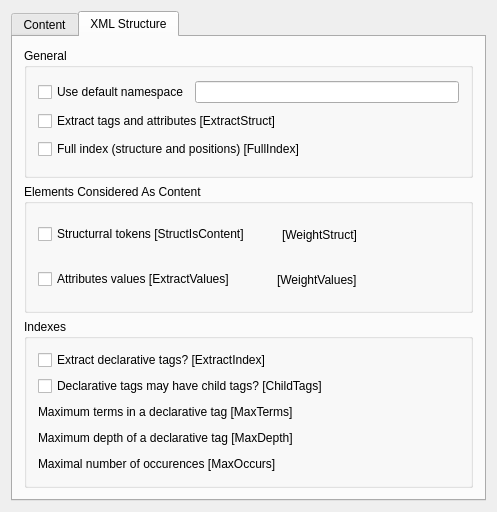
<ui version="4.0" >
 <class>Config</class>
 <widget class="QWidget" name="Config" >
  <property name="geometry" >
   <rect>
    <x>0</x>
    <y>0</y>
    <width>497</width>
    <height>512</height>
   </rect>
  </property>
  <property name="windowTitle" >
   <string>Configure Text Analyser</string>
  </property>
  <property name="toolTip" >
   <string/>
  </property>
  <property name="whatsThis" >
   <string/>
  </property>
  <property name="sizeGripEnabled" stdset="0" >
   <bool>true</bool>
  </property>
  <layout class="QVBoxLayout" >
   <item>
    <widget class="QTabWidget" name="tabWidget2" >
     <property name="currentIndex" >
      <number>1</number>
     </property>
     <widget class="QWidget" name="tab" >
      <attribute name="title" >
       <string>Content</string>
      </attribute>
      <layout class="QVBoxLayout" name="verticalLayout_5" >
       <item>
        <widget class="QGroupBox" name="groupBox" >
         <property name="title" >
          <string>Determine Language</string>
         </property>
         <layout class="QVBoxLayout" name="verticalLayout" >
          <item>
           <widget class="QCheckBox" name="StaticLang" >
            <property name="toolTip" >
             <string>Set if the languages are static.</string>
            </property>
            <property name="whatsThis" >
             <string>When the languages are static and when the content of a document is changed, the system supposes that the language of this document has not changed.&lt;br>
When the languages are not static, the language of a document is always determinewhen the document is analysed.</string>
            </property>
            <property name="text" >
             <string>Static Languages [StaticLang]</string>
            </property>
           </widget>
          </item>
          <item>
           <layout class="QHBoxLayout" >
            <item>
             <widget class="QLabel" name="textLabel1" >
              <property name="text" >
               <string>Minimum stopword ratio [MinStopWords]</string>
              </property>
              <property name="wordWrap" >
               <bool>false</bool>
              </property>
             </widget>
            </item>
            <item>
             <spacer name="spacer2" >
              <property name="orientation" >
               <enum>Qt::Horizontal</enum>
              </property>
              <property name="sizeType" >
               <enum>QSizePolicy::Expanding</enum>
              </property>
              <property name="sizeHint" stdset="0" >
               <size>
                <width>40</width>
                <height>20</height>
               </size>
              </property>
             </spacer>
            </item>
            <item>
             <widget class="KDoubleNumInput" name="MinStopWords" >
              <property name="toolTip" >
               <string>Set the minimum stopword ratio.</string>
              </property>
              <property name="whatsThis" >
               <string>To determine the language of a document, the following method is used:
&lt;ol>
&lt;li> For each language defined in the system, the ratio of the number of different stopwords over the overall number of different words contained in the document is computed.&lt;/li>
&lt;li> All the languages having this ratio lower than the &lt;b>minimum stopword ratio&lt;/b> are elminated.&lt;/li>
&lt;li> The language with the highest number of occurences of stopwords is assigned to the document.&lt;li>
&lt;/ol></string>
              </property>
             </widget>
            </item>
           </layout>
          </item>
         </layout>
        </widget>
       </item>
       <item>
        <widget class="QGroupBox" name="groupBox_2" >
         <property name="title" >
          <string>Valid Words</string>
         </property>
         <layout class="QVBoxLayout" name="verticalLayout_2" >
          <item>
           <widget class="QCheckBox" name="NonLetterWords" >
            <property name="toolTip" >
             <string>Should non letter words be used.</string>
            </property>
            <property name="whatsThis" >
             <string>When analysing a document, it is possible to use for the description only words containing letters.</string>
            </property>
            <property name="text" >
             <string>Non letter words are used [NonLetterWords]</string>
            </property>
           </widget>
          </item>
          <item>
           <layout class="QHBoxLayout" >
            <item>
             <widget class="QLabel" name="textLabel2" >
              <property name="text" >
               <string>Minimum size of a word [MinWordSize]</string>
              </property>
              <property name="wordWrap" >
               <bool>false</bool>
              </property>
             </widget>
            </item>
            <item>
             <spacer name="spacer3" >
              <property name="orientation" >
               <enum>Qt::Horizontal</enum>
              </property>
              <property name="sizeType" >
               <enum>QSizePolicy::Expanding</enum>
              </property>
              <property name="sizeHint" stdset="0" >
               <size>
                <width>40</width>
                <height>20</height>
               </size>
              </property>
             </spacer>
            </item>
            <item>
             <widget class="KIntNumInput" name="MinWordSize" >
              <property name="toolTip" >
               <string>Specify the minimum size of words.</string>
              </property>
              <property name="whatsThis" >
               <string>When a word is contained in the document and its size is lower than this threshold, the word is not used.</string>
              </property>
             </widget>
            </item>
           </layout>
          </item>
          <item>
           <layout class="QHBoxLayout" >
            <item>
             <widget class="QLabel" name="textLabel3" >
              <property name="text" >
               <string>Minimum size of a stem [MinStemSize]</string>
              </property>
              <property name="wordWrap" >
               <bool>false</bool>
              </property>
             </widget>
            </item>
            <item>
             <spacer name="spacer4" >
              <property name="orientation" >
               <enum>Qt::Horizontal</enum>
              </property>
              <property name="sizeType" >
               <enum>QSizePolicy::Expanding</enum>
              </property>
              <property name="sizeHint" stdset="0" >
               <size>
                <width>40</width>
                <height>20</height>
               </size>
              </property>
             </spacer>
            </item>
            <item>
             <widget class="KIntNumInput" name="MinStemSize" >
              <property name="toolTip" >
               <string>Set the minimum size of stems.</string>
              </property>
              <property name="whatsThis" >
               <string>On all the words in a document containing only letters, a stemming algorithm is applied. When the resulting stem has a size lower than this threshold, the stem is not used.</string>
              </property>
             </widget>
            </item>
           </layout>
          </item>
         </layout>
        </widget>
       </item>
       <item>
        <widget class="QGroupBox" name="groupFiltering" >
         <property name="title" >
          <string>Filtering</string>
         </property>
         <layout class="QVBoxLayout" name="verticalLayout_3" >
          <item>
           <widget class="QCheckBox" name="Filtering" >
            <property name="text" >
             <string>Use Word Filtering?</string>
            </property>
           </widget>
          </item>
          <item>
           <layout class="QHBoxLayout" >
            <item>
             <widget class="QLabel" name="textLabel1_2" >
              <property name="toolTip" >
               <string>Maximum number of following occurences of same letter .</string>
              </property>
              <property name="whatsThis" >
               <string>Maximum number of following occurences of same letter.</string>
              </property>
              <property name="text" >
               <string>Maximal occurences</string>
              </property>
              <property name="wordWrap" >
               <bool>false</bool>
              </property>
             </widget>
            </item>
            <item>
             <spacer name="spacer6" >
              <property name="orientation" >
               <enum>Qt::Horizontal</enum>
              </property>
              <property name="sizeType" >
               <enum>QSizePolicy::Expanding</enum>
              </property>
              <property name="sizeHint" stdset="0" >
               <size>
                <width>40</width>
                <height>20</height>
               </size>
              </property>
             </spacer>
            </item>
            <item>
             <widget class="KIntNumInput" name="NbSameOccur" >
              <property name="toolTip" >
               <string>of a same word in a row to consider a word non-valid</string>
              </property>
              <property name="whatsThis" >
               <string>of a same word in a row to consider a word non-valid</string>
              </property>
             </widget>
            </item>
           </layout>
          </item>
          <item>
           <layout class="QHBoxLayout" >
            <item>
             <widget class="QLabel" name="textLabel2_2" >
              <property name="toolTip" >
               <string>Value of the ratio of normal letters on the total number of letters to be considered as a valid.</string>
              </property>
              <property name="whatsThis" >
               <string>Value of the ratio of normal letters on the total number of letters to be considered as a valid.</string>
              </property>
              <property name="text" >
               <string>Normal Ratio</string>
              </property>
              <property name="wordWrap" >
               <bool>false</bool>
              </property>
             </widget>
            </item>
            <item>
             <spacer name="spacer7" >
              <property name="orientation" >
               <enum>Qt::Horizontal</enum>
              </property>
              <property name="sizeType" >
               <enum>QSizePolicy::Expanding</enum>
              </property>
              <property name="sizeHint" stdset="0" >
               <size>
                <width>40</width>
                <height>20</height>
               </size>
              </property>
             </spacer>
            </item>
            <item>
             <widget class="KDoubleNumInput" name="NormalRatio" />
            </item>
           </layout>
          </item>
         </layout>
        </widget>
       </item>
       <item>
        <spacer name="spacer11" >
         <property name="orientation" >
          <enum>Qt::Vertical</enum>
         </property>
         <property name="sizeType" >
          <enum>QSizePolicy::Expanding</enum>
         </property>
         <property name="sizeHint" stdset="0" >
          <size>
           <width>20</width>
           <height>16</height>
          </size>
         </property>
        </spacer>
       </item>
      </layout>
     </widget>
     <widget class="QWidget" name="TabPage" >
      <attribute name="title" >
       <string>XML Structure</string>
      </attribute>
      <layout class="QVBoxLayout" name="verticalLayout_4" >
       <item>
        <widget class="QGroupBox" name="groupBox7" >
         <property name="title" >
          <string>General</string>
         </property>
         <layout class="QVBoxLayout" >
          <item>
           <layout class="QHBoxLayout" >
            <item>
             <widget class="QCheckBox" name="UseDefaultNamespace" >
              <property name="text" >
               <string>Use default namespace</string>
              </property>
             </widget>
            </item>
            <item>
             <widget class="QLineEdit" name="DefaultNamespace" />
            </item>
           </layout>
          </item>
          <item>
           <widget class="QCheckBox" name="ExtractStruct" >
            <property name="text" >
             <string>Extract tags and attributes [ExtractStruct]</string>
            </property>
           </widget>
          </item>
          <item>
           <widget class="QCheckBox" name="FullIndex" >
            <property name="text" >
             <string>Full index (structure and positions) [FullIndex]</string>
            </property>
           </widget>
          </item>
         </layout>
        </widget>
       </item>
       <item>
        <widget class="QGroupBox" name="groupBox6" >
         <property name="title" >
          <string>Elements Considered As Content</string>
         </property>
         <layout class="QVBoxLayout" >
          <item>
           <layout class="QHBoxLayout" >
            <item>
             <widget class="QCheckBox" name="StructIsContent" >
              <property name="text" >
               <string>Structurral tokens [StructIsContent]</string>
              </property>
             </widget>
            </item>
            <item>
             <spacer name="spacer28" >
              <property name="orientation" >
               <enum>Qt::Horizontal</enum>
              </property>
              <property name="sizeType" >
               <enum>QSizePolicy::Fixed</enum>
              </property>
              <property name="sizeHint" stdset="0" >
               <size>
                <width>20</width>
                <height>20</height>
               </size>
              </property>
             </spacer>
            </item>
            <item>
             <widget class="KDoubleNumInput" name="WeightStruct" />
            </item>
            <item>
             <widget class="QLabel" name="textLabel3_2" >
              <property name="text" >
               <string>[WeightStruct]</string>
              </property>
              <property name="wordWrap" >
               <bool>false</bool>
              </property>
             </widget>
            </item>
            <item>
             <spacer name="spacer15_2" >
              <property name="orientation" >
               <enum>Qt::Horizontal</enum>
              </property>
              <property name="sizeType" >
               <enum>QSizePolicy::Expanding</enum>
              </property>
              <property name="sizeHint" stdset="0" >
               <size>
                <width>40</width>
                <height>20</height>
               </size>
              </property>
             </spacer>
            </item>
           </layout>
          </item>
          <item>
           <layout class="QHBoxLayout" >
            <item>
             <widget class="QCheckBox" name="ExtractValues" >
              <property name="text" >
               <string>Attributes values [ExtractValues]</string>
              </property>
             </widget>
            </item>
            <item>
             <spacer name="spacer29" >
              <property name="orientation" >
               <enum>Qt::Horizontal</enum>
              </property>
              <property name="sizeType" >
               <enum>QSizePolicy::Fixed</enum>
              </property>
              <property name="sizeHint" stdset="0" >
               <size>
                <width>30</width>
                <height>21</height>
               </size>
              </property>
             </spacer>
            </item>
            <item>
             <widget class="KDoubleNumInput" name="WeightValues" />
            </item>
            <item>
             <widget class="QLabel" name="textLabel4_2" >
              <property name="text" >
               <string>[WeightValues]</string>
              </property>
              <property name="wordWrap" >
               <bool>false</bool>
              </property>
             </widget>
            </item>
            <item>
             <spacer name="spacer16" >
              <property name="orientation" >
               <enum>Qt::Horizontal</enum>
              </property>
              <property name="sizeType" >
               <enum>QSizePolicy::Expanding</enum>
              </property>
              <property name="sizeHint" stdset="0" >
               <size>
                <width>16</width>
                <height>21</height>
               </size>
              </property>
             </spacer>
            </item>
           </layout>
          </item>
         </layout>
        </widget>
       </item>
       <item>
        <widget class="QGroupBox" name="Indexes" >
         <property name="title" >
          <string>Indexes</string>
         </property>
         <layout class="QVBoxLayout" >
          <item>
           <widget class="QCheckBox" name="ExtractIndex" >
            <property name="text" >
             <string>Extract declarative tags? [ExtractIndex]</string>
            </property>
           </widget>
          </item>
          <item>
           <widget class="QCheckBox" name="ChildTags" >
            <property name="text" >
             <string>Declarative tags may have child tags? [ChildTags]</string>
            </property>
           </widget>
          </item>
          <item>
           <layout class="QHBoxLayout" >
            <item>
             <widget class="QLabel" name="textLabel1_3" >
              <property name="text" >
               <string>Maximum terms in a declarative tag [MaxTerms]</string>
              </property>
              <property name="wordWrap" >
               <bool>false</bool>
              </property>
             </widget>
            </item>
            <item>
             <spacer name="spacer12" >
              <property name="orientation" >
               <enum>Qt::Horizontal</enum>
              </property>
              <property name="sizeType" >
               <enum>QSizePolicy::Expanding</enum>
              </property>
              <property name="sizeHint" stdset="0" >
               <size>
                <width>40</width>
                <height>20</height>
               </size>
              </property>
             </spacer>
            </item>
            <item>
             <widget class="KIntNumInput" name="MaxTerms" >
              <property name="minValue" stdset="0" >
               <number>0</number>
              </property>
              <property name="maxValue" stdset="0" >
               <number>50</number>
              </property>
             </widget>
            </item>
           </layout>
          </item>
          <item>
           <layout class="QHBoxLayout" >
            <item>
             <widget class="QLabel" name="textLabel2_3" >
              <property name="text" >
               <string>Maximum depth of a declarative tag [MaxDepth]</string>
              </property>
              <property name="wordWrap" >
               <bool>false</bool>
              </property>
             </widget>
            </item>
            <item>
             <spacer name="spacer13" >
              <property name="orientation" >
               <enum>Qt::Horizontal</enum>
              </property>
              <property name="sizeType" >
               <enum>QSizePolicy::Expanding</enum>
              </property>
              <property name="sizeHint" stdset="0" >
               <size>
                <width>40</width>
                <height>20</height>
               </size>
              </property>
             </spacer>
            </item>
            <item>
             <widget class="KIntNumInput" name="MaxDepth" >
              <property name="minValue" stdset="0" >
               <number>0</number>
              </property>
              <property name="maxValue" stdset="0" >
               <number>30</number>
              </property>
             </widget>
            </item>
           </layout>
          </item>
          <item>
           <layout class="QHBoxLayout" >
            <item>
             <widget class="QLabel" name="textLabel1_5" >
              <property name="text" >
               <string>Maximal number of occurences [MaxOccurs]</string>
              </property>
              <property name="wordWrap" >
               <bool>false</bool>
              </property>
             </widget>
            </item>
            <item>
             <spacer name="spacer15" >
              <property name="orientation" >
               <enum>Qt::Horizontal</enum>
              </property>
              <property name="sizeType" >
               <enum>QSizePolicy::Expanding</enum>
              </property>
              <property name="sizeHint" stdset="0" >
               <size>
                <width>40</width>
                <height>20</height>
               </size>
              </property>
             </spacer>
            </item>
            <item>
             <widget class="KIntNumInput" name="MaxOccurs" />
            </item>
           </layout>
          </item>
         </layout>
        </widget>
       </item>
      </layout>
     </widget>
    </widget>
   </item>
  </layout>
 </widget>
 <layoutdefault spacing="6" margin="11" />
 <pixmapfunction>qPixmapFromMimeSource</pixmapfunction>
 <customwidgets>
  <customwidget>
   <class>KDoubleNumInput</class>
   <extends>QWidget</extends>
   <header>knuminput.h</header>
  </customwidget>
  <customwidget>
   <class>KIntNumInput</class>
   <extends>QWidget</extends>
   <header>knuminput.h</header>
  </customwidget>
 </customwidgets>
 <includes>
  <include location="local" >knuminput.h</include>
  <include location="local" >knuminput.h</include>
  <include location="local" >knuminput.h</include>
  <include location="local" >knuminput.h</include>
  <include location="local" >knuminput.h</include>
  <include location="local" >knuminput.h</include>
  <include location="local" >knuminput.h</include>
  <include location="local" >knuminput.h</include>
  <include location="local" >knuminput.h</include>
  <include location="local" >knuminput.h</include>
  <include location="local" >knuminput.h</include>
  <include location="local" >knuminput.h</include>
  <include location="local" >knuminput.h</include>
  <include location="local" >knuminput.h</include>
  <include location="local" >knuminput.h</include>
  <include location="local" >knuminput.h</include>
  <include location="local" >knuminput.h</include>
  <include location="local" >knuminput.h</include>
  <include location="local" >knuminput.h</include>
  <include location="local" >knuminput.h</include>
 </includes>
 <resources/>
 <connections>
  <connection>
   <sender>Filtering</sender>
   <signal>toggled(bool)</signal>
   <receiver>NbSameOccur</receiver>
   <slot>setEnabled(bool)</slot>
   <hints>
    <hint type="sourcelabel" >
     <x>62</x>
     <y>322</y>
    </hint>
    <hint type="destinationlabel" >
     <x>111</x>
     <y>322</y>
    </hint>
   </hints>
  </connection>
  <connection>
   <sender>Filtering</sender>
   <signal>toggled(bool)</signal>
   <receiver>NormalRatio</receiver>
   <slot>setEnabled(bool)</slot>
   <hints>
    <hint type="sourcelabel" >
     <x>62</x>
     <y>322</y>
    </hint>
    <hint type="destinationlabel" >
     <x>111</x>
     <y>322</y>
    </hint>
   </hints>
  </connection>
  <connection>
   <sender>ExtractIndex</sender>
   <signal>toggled(bool)</signal>
   <receiver>ChildTags</receiver>
   <slot>setEnabled(bool)</slot>
   <hints>
    <hint type="sourcelabel" >
     <x>37</x>
     <y>349</y>
    </hint>
    <hint type="destinationlabel" >
     <x>37</x>
     <y>376</y>
    </hint>
   </hints>
  </connection>
  <connection>
   <sender>ExtractIndex</sender>
   <signal>toggled(bool)</signal>
   <receiver>ChildTags</receiver>
   <slot>setEnabled(bool)</slot>
   <hints>
    <hint type="sourcelabel" >
     <x>37</x>
     <y>349</y>
    </hint>
    <hint type="destinationlabel" >
     <x>37</x>
     <y>376</y>
    </hint>
   </hints>
  </connection>
  <connection>
   <sender>ExtractIndex</sender>
   <signal>toggled(bool)</signal>
   <receiver>MaxDepth</receiver>
   <slot>setEnabled(bool)</slot>
   <hints>
    <hint type="sourcelabel" >
     <x>37</x>
     <y>349</y>
    </hint>
    <hint type="destinationlabel" >
     <x>460</x>
     <y>446</y>
    </hint>
   </hints>
  </connection>
  <connection>
   <sender>ExtractIndex</sender>
   <signal>toggled(bool)</signal>
   <receiver>MaxTerms</receiver>
   <slot>setEnabled(bool)</slot>
   <hints>
    <hint type="sourcelabel" >
     <x>37</x>
     <y>349</y>
    </hint>
    <hint type="destinationlabel" >
     <x>459</x>
     <y>406</y>
    </hint>
   </hints>
  </connection>
  <connection>
   <sender>ExtractStruct</sender>
   <signal>toggled(bool)</signal>
   <receiver>StructIsContent</receiver>
   <slot>setEnabled(bool)</slot>
   <hints>
    <hint type="sourcelabel" >
     <x>37</x>
     <y>127</y>
    </hint>
    <hint type="destinationlabel" >
     <x>38</x>
     <y>226</y>
    </hint>
   </hints>
  </connection>
  <connection>
   <sender>StructIsContent</sender>
   <signal>toggled(bool)</signal>
   <receiver>WeightStruct</receiver>
   <slot>setEnabled(bool)</slot>
   <hints>
    <hint type="sourcelabel" >
     <x>38</x>
     <y>226</y>
    </hint>
    <hint type="destinationlabel" >
     <x>313</x>
     <y>238</y>
    </hint>
   </hints>
  </connection>
  <connection>
   <sender>ExtractValues</sender>
   <signal>toggled(bool)</signal>
   <receiver>WeightValues</receiver>
   <slot>setEnabled(bool)</slot>
   <hints>
    <hint type="sourcelabel" >
     <x>38</x>
     <y>268</y>
    </hint>
    <hint type="destinationlabel" >
     <x>306</x>
     <y>264</y>
    </hint>
   </hints>
  </connection>
  <connection>
   <sender>UseDefaultNamespace</sender>
   <signal>toggled(bool)</signal>
   <receiver>DefaultNamespace</receiver>
   <slot>setEnabled(bool)</slot>
   <hints>
    <hint type="sourcelabel" >
     <x>38</x>
     <y>99</y>
    </hint>
    <hint type="destinationlabel" >
     <x>210</x>
     <y>100</y>
    </hint>
   </hints>
  </connection>
  <connection>
   <sender>ExtractIndex</sender>
   <signal>toggled(bool)</signal>
   <receiver>MaxOccurs</receiver>
   <slot>setEnabled(bool)</slot>
   <hints>
    <hint type="sourcelabel" >
     <x>37</x>
     <y>349</y>
    </hint>
    <hint type="destinationlabel" >
     <x>460</x>
     <y>487</y>
    </hint>
   </hints>
  </connection>
 </connections>
 <slots>
  <slot>toggleStruct(bool)</slot>
  <slot>toggleFullIndex(bool)</slot>
 </slots>
</ui>
